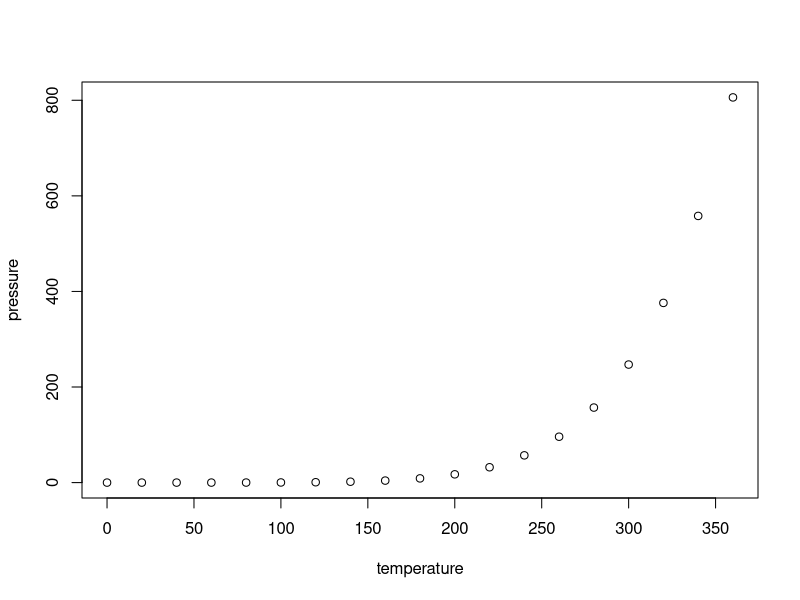
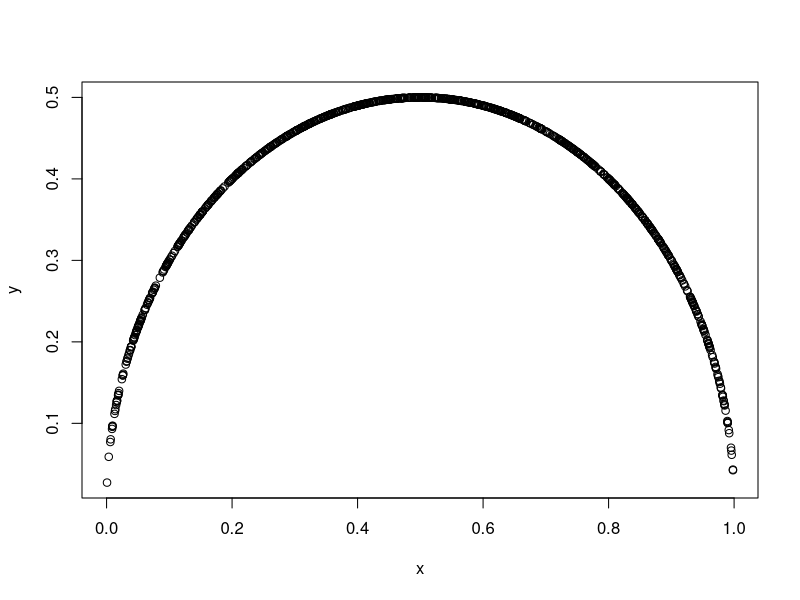
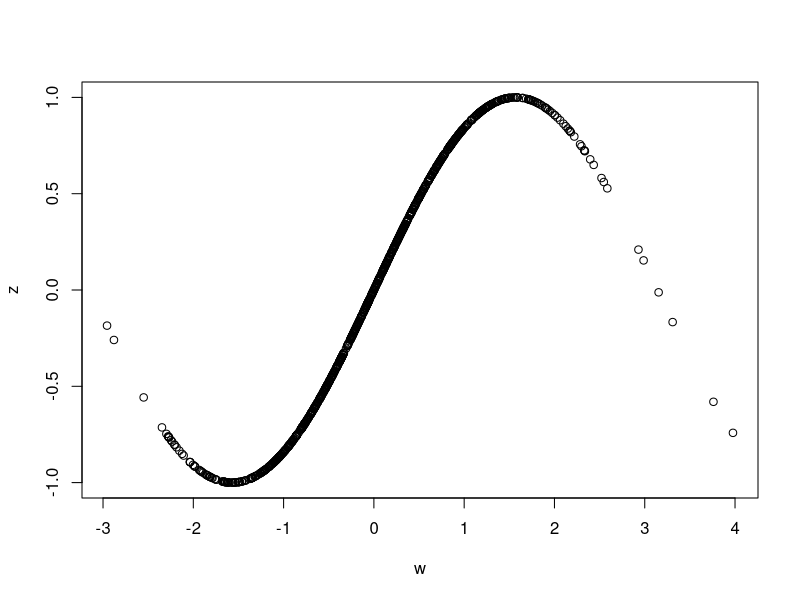

The R source for these figures, in order:
## ---- chunk 1
knitr::opts_chunk$set(echo = TRUE)
x <- runif(1000)
r=0.5
y <- sqrt((r^2 - (x-.5)^2))

w <- rnorm(1000)
z  <- sin(w)
## ---- chunk 2
summary(cars)
## ---- chunk 3
plot(pressure)
plot(x,y)
plot(w,z)
